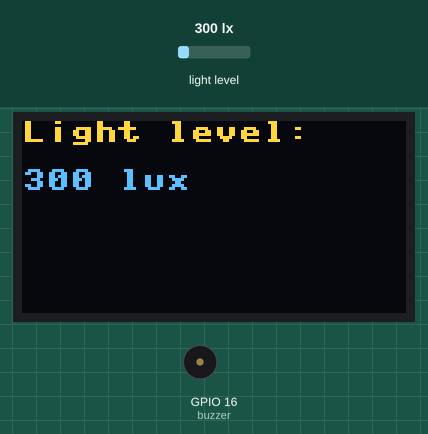
The program below on a simulated ESP32 board running MicroPython. Shown: 128×64 one-colour display, buzzer (waves = sounding). Inputs (shaded band) come from the test bench; at power-on: light level 300 lx. The OLED is the two-colour kind (top 16 rows yellow); library files of the repository ran but are not shown: bh1750.py.

Above: at 1.2 s.
1.3 s: light level set to 283 lx
At 2.0 s:
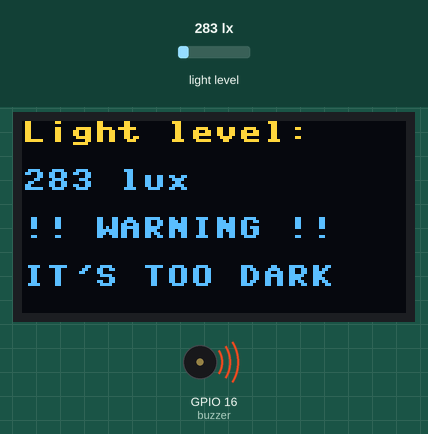
2.8 s: light level set to 40 lx
At 3.9 s:
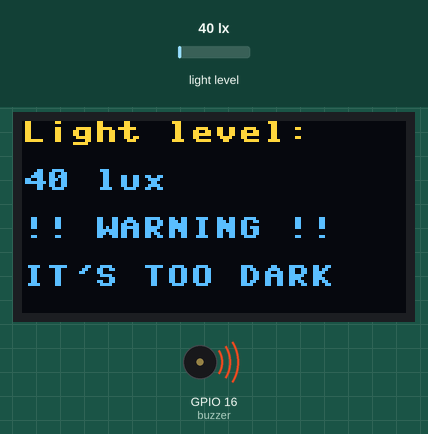
4.3 s: light level set to 500 lx
At 5.2 s:
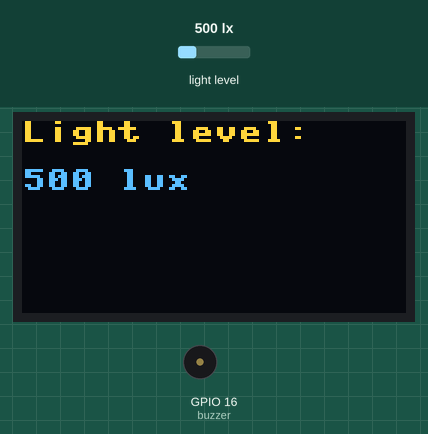
Timing chart, 0 to 7.3 s (numbered marks = the images above; inputs shaded):
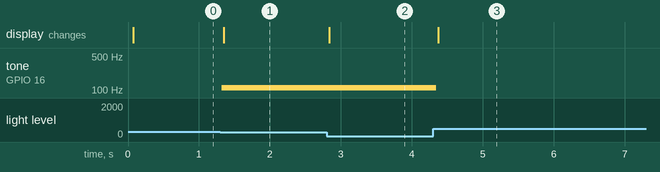

The program:

inadequate-illumination-alarm.py
```python
import bh1750
from machine import Pin, PWM, SoftI2C
from ssd1306 import SSD1306_I2C


# Constants
OLED_WIDTH = 128
OLED_HEIGHT = 64
LOW_LIGHT_THRESHOLD = 30
HIGH_LIGHT_THRESHOLD = 300

# Pin Definitions
SCL_PIN = 22
SDA_PIN = 21
BUZZER_PIN = 16


def setup():
    # oled
    i2c = SoftI2C(scl=Pin(SCL_PIN), sda=Pin(SDA_PIN))
    oled = SSD1306_I2C(OLED_WIDTH, OLED_HEIGHT, i2c)

    # buzzer
    buzzer = PWM(Pin(BUZZER_PIN, Pin.OUT), freq=110, duty=0)

    return i2c, oled, buzzer


def main():
    i2c, oled, buzzer = setup()

    while True:
        light_level = bh1750.sample(i2c, mode=0x23)

        oled.fill(0)
        oled.text("Light level: ", 0, 0)
        oled.text(str(light_level) + " lux", 0, 16)

        if LOW_LIGHT_THRESHOLD < light_level < HIGH_LIGHT_THRESHOLD:
            oled.text("!! WARNING !!", 0, 32)
            oled.text("IT'S TOO DARK ", 0, 48)
            buzzer.duty(512)
        else:
            buzzer.duty(0)

        oled.show()


if __name__ == "__main__":
    main()
```

Measured:
- the behaviour switches between 300 and 299 lx on light level (found by bisection; images 0 and 1)
- after the input at 1.3 s, tone on GPIO 16 (buzzer): silent → 110 Hz at once; the display: changes after 0.05 s (image 1)
- after the input at 2.8 s, the display: changes at once (image 2)
- after the input at 4.3 s, tone on GPIO 16 (buzzer): 110 Hz → silent after 0.05 s; the display: changes after 0.07 s (image 3)
